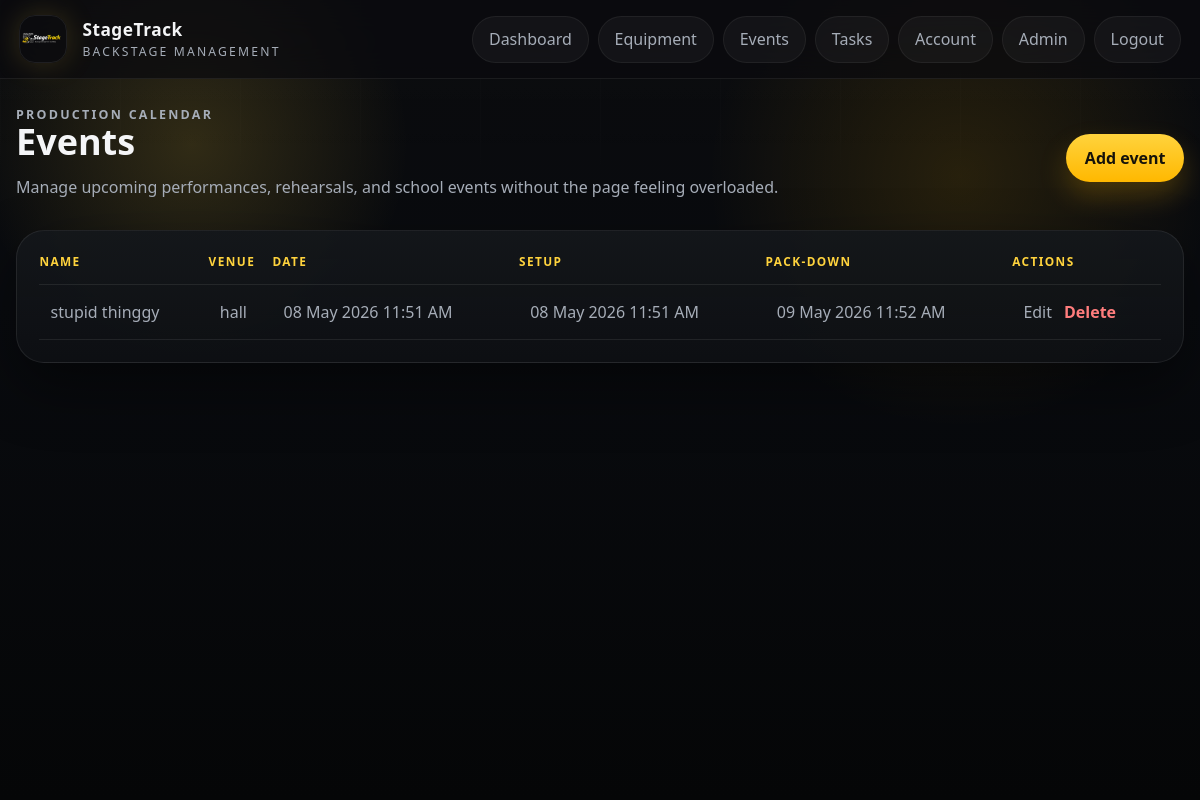
Screenshot of /events/ (signed in) with the database file from the repository.
### app/models.py (models this page shows)
class Event(db.Model):
    id = db.Column(db.Integer, primary_key=True)
    name = db.Column(db.String(120), nullable=False)
    venue = db.Column(db.String(120), nullable=False)
    description = db.Column(db.Text)
    event_date = db.Column(db.DateTime, nullable=False)
    setup_time = db.Column(db.DateTime)
    packdown_time = db.Column(db.DateTime)
    created_by = db.Column(db.Integer, db.ForeignKey("user.id"))
    tasks = db.relationship("Task", back_populates="event", lazy=True)
    checklist_items = db.relationship("ChecklistItem", back_populates="event", lazy=True)
    checkouts = db.relationship("EquipmentCheckout", back_populates="event", lazy=True)

### app/events/routes.py (the view)
@events_bp.route("/")
@login_required
def index():
    events = Event.query.order_by(Event.event_date.asc()).all()
    return render_template("events/index.html", events=events)

### app/auth/routes.py (called while the page is built)
def current_user():
    user_id = session.get("user_id")
    if not user_id:
        return None
    user = db.session.get(User, user_id)
    if user and not user.is_active:
        session.clear()
        return None
    return user

def login_required(view):
    @wraps(view)
    def wrapped_view(*args, **kwargs):
        if not current_user():
            return redirect(url_for("auth.login"))
        return view(*args, **kwargs)
    return wrapped_view

@auth_bp.app_context_processor
def inject_user():
    first_user_pending = User.query.count() == 0
    return {
        "current_user": current_user(),
        "manager_roles": MANAGER_ROLES,
        "registration_open": first_user_pending,
    }

### app/templates/events/index.html (shortened to what this page needs)
{% extends "base.html" %}
{% block content %}
<section class="page-header page-header-inline">
    <div>
        <p class="eyebrow">Production calendar</p>
        <h1>Events</h1>
        <p>Manage upcoming performances, rehearsals, and school events without the page feeling overloaded.</p>
    </div>
    {% if current_user.role in manager_roles %}
        <a class="button button-primary" href="{{ url_for('events.create') }}">Add event</a>
    {% endif %}
</section>
<section class="panel">
    <div class="table-wrap">
        <table>
            <thead>
                <tr>
                    <th>Name</th>
                    <th>Venue</th>
                    <th>Date</th>
                    <th>Setup</th>
                    <th>Pack-down</th>
                    {% if current_user.role in manager_roles %}
                        <th>Actions</th>
                    {% endif %}
                </tr>
            </thead>
            <tbody>
                {% for event in events %}
                    <tr>
                        <td data-label="Name">{{ event.name }}</td>
                        <td data-label="Venue">{{ event.venue }}</td>
                        <td data-label="Date">{{ event.event_date.strftime("%d %b %Y %I:%M %p") }}</td>
                        <td data-label="Setup">{{ event.setup_time.strftime("%d %b %Y %I:%M %p") if event.setup_time else "Not set" }}</td>
                        <td data-label="Pack-down">{{ event.packdown_time.strftime("%d %b %Y %I:%M %p") if event.packdown_time else "Not set" }}</td>
                        {% if current_user.role in manager_roles %}
                            <td data-label="Actions" class="actions">
                                <a href="{{ url_for('events.edit', event_id=event.id) }}">Edit</a>
                                {% if current_user.role in ["Admin", "Teacher"] %}
                                    <form method="post" action="{{ url_for('events.delete', event_id=event.id) }}">
                                        <button type="submit" class="button-link">Delete</button>
                                    </form>
                                {% endif %}
                            </td>
                        {% endif %}
                    </tr>
                {% else %}
                    <tr>
                        <td colspan="6" class="empty-state">No events created yet.</td>
                    </tr>
                {% endfor %}
            </tbody>
        </table>
    </div>
</section>
{% endblock %}

### app/static/css/styles.css (style rules this page uses)
:root { --bg: #070809; --bg-soft: #101214; --surface: rgba(18, 20, 24, 0.92); --surface-strong: #14171b; --surface-soft: rgba(255, 255, 255, 0.04); --card: rgba(23, 26, 31, 0.88); --ink: #f4f5f7; --muted: #a6adb8; --line: rgba(255, 255, 255, 0.1); --gold: #ffd33d; --gold-strong: #ffb800; --gold-soft: rgba(255, 211, 61, 0.12); --accent: #f2ede3; --danger: #ff7d7d; --success: #69d48f; --shadow: 0 24px 60px rgba(0, 0, 0, 0.45); --shadow-soft: 0 14px 36px rgba(0, 0, 0, 0.25); --radius-xl: 28px; --radius-lg: 22px; --radius-md: 16px; --radius-sm: 12px; }
* { box-sizing: border-box; }
html { scroll-behavior: smooth; }
body { margin: 0; color: var(--ink); font-family: "Trebuchet MS", "Segoe UI", sans-serif; background: radial-gradient(circle at 16% 18%, rgba(255, 211, 61, 0.16), transparent 18%), radial-gradient(circle at 80% 22%, rgba(255, 184, 0, 0.12), transparent 22%), linear-gradient(180deg, #0a0b0d 0%, #090b0f 38%, #050607 100%); min-height: 100vh; position: relative; }
a { color: inherit; text-decoration: none; }
button, input, select, textarea { font: inherit; }
.hero, .panel, .auth-card, .stat-card, .mini-panel { background: linear-gradient(180deg, rgba(20, 23, 27, 0.95), rgba(14, 16, 19, 0.92)); border: 1px solid rgba(255, 255, 255, 0.08); border-radius: var(--radius-xl); box-shadow: var(--shadow); }
.hero-content, .hero-panel, .panel, .auth-card, .mini-panel { position: relative; z-index: 1; }
.hero-badge, .eyebrow { display: inline-flex; align-items: center; gap: 0.45rem; margin: 0; color: var(--gold); text-transform: uppercase; letter-spacing: 0.18em; font-size: 0.78rem; font-weight: 700; }
.hero-copy, .page-header p, .empty-state, .flash, label, td, th, tbody span, .support-copy { color: var(--muted); }
.panel, .auth-card, .mini-panel { padding: 1.4rem; }
.mini-panel h2, .panel h2, .page-header h1, .auth-card h1, .section-title { margin: 0; color: var(--ink); }
.page-header { display: grid; gap: 0.9rem; margin-bottom: 1rem; }
.page-header-inline, .panel-header, .filter-bar, .actions, .inline-form, .hero-actions, .auth-actions, .split-actions { display: flex; gap: 0.75rem; align-items: center; flex-wrap: wrap; }
.page-header-inline, .panel-header { justify-content: space-between; }
.page-header h1 { font-size: clamp(2rem, 3vw, 3rem); line-height: 1; }
.button, .button-link { display: inline-flex; align-items: center; justify-content: center; border-radius: 999px; padding: 0.82rem 1.16rem; border: none; cursor: pointer; font-weight: 700; transition: 160ms ease; }
.button-primary { background: linear-gradient(180deg, var(--gold) 0%, var(--gold-strong) 100%); color: #15120a; box-shadow: 0 14px 28px rgba(255, 184, 0, 0.22); }
.button-link { padding: 0; background: none; color: var(--danger); }
.table-wrap { overflow-x: auto; }
table { width: 100%; border-collapse: collapse; }
thead th { padding: 0 0 0.9rem; text-transform: uppercase; letter-spacing: 0.12em; font-size: 0.74rem; color: var(--gold); text-align: left; }
th, td { padding: 1rem 0.7rem; text-align: left; vertical-align: top; border-bottom: 1px solid rgba(255, 255, 255, 0.08); }

### rows the page displays
Event: name "stupid thinggy", venue "hall", event_date "08 May 2026 11:51 AM", setup_time "08 May 2026 11:51 AM", packdown_time "09 May 2026 11:52 AM"
